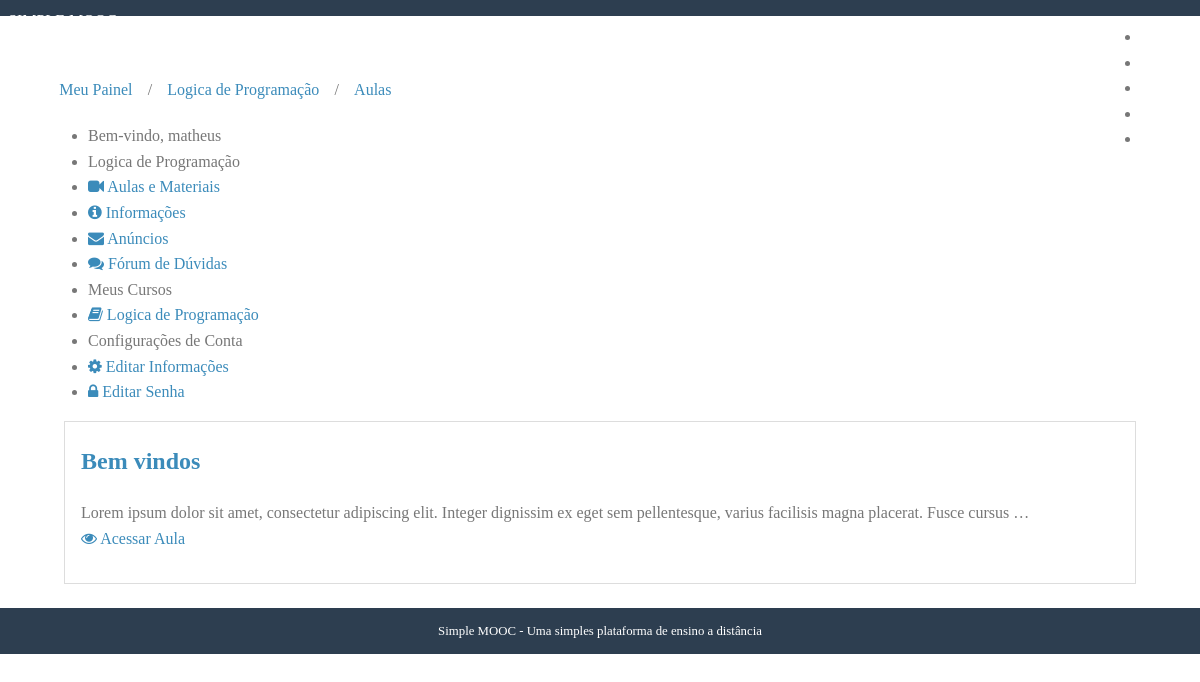
The page /cursos/logica-de-programacao/aulas/ (signed in) on the database its author committed.
### simplemooc/courses/models.py (models this page shows, shortened)
class Course(models.Model):
    name = models.CharField('Nome', max_length=100)
    slug = models.SlugField('Atalho')
    description = models.TextField('Descrição Simples', blank=True)
    about = models.TextField('Sobre o Curso', blank=True)
    startDate = models.DateField('Data de Ínicio', null=True, blank=True)
    image = models.ImageField(
        'Imagem', upload_to='courses/images', null=True, blank=True)
    createdAt = models.DateTimeField('Criado em', auto_now_add=True)
    updatedAt = models.DateTimeField('Atualizado em', auto_now=True)
    objects = CourseManager()
    def __str__(self):
        return self.name
    class Meta:
        verbose_name = 'Curso'
        verbose_name_plural = 'Cursos'
        ordering = ['name']

class Enrollment(models.Model):
    STATUS_CHOICES = (
        (0, 'Pendente'),
        (1, 'Inscrito'),
        (2, 'Cancelado'),
        (3, 'Recusado'),
    )
    user = models.ForeignKey(settings.AUTH_USER_MODEL,
                             verbose_name='Usuário', related_name='enrollments', on_delete=models.DO_NOTHING)
    course = models.ForeignKey(
        Course, verbose_name='Curso', related_name='enrollments',  on_delete=models.DO_NOTHING)
    status = models.IntegerField(
        'Situação', choices=STATUS_CHOICES, default=0, blank=True)
    created_at = models.DateTimeField('Criado em', auto_now_add=True)
    updated_at = models.DateTimeField('Atualizado em', auto_now=True)
    class Meta:
        verbose_name = 'Inscrição'
        verbose_name_plural = 'Inscrições'
        unique_together = (
            ('user', 'course'),
        )

class Lesson(models.Model):
    course = models.ForeignKey(Course, verbose_name='Curso', related_name='lessons', on_delete=models.CASCADE)
    name = models.CharField('Nome', max_length=100)
    description = models.TextField('Descrição', blank=True)
    number = models.IntegerField('Número (ordem)', blank=True, default = 0)
    release_date = models.DateField('Data de Liberação', blank=True, null=True)
    created_at = models.DateTimeField('Criado em', auto_now_add=True)
    updated_at = models.DateTimeField('Atualizado em', auto_now=True)
    def __str__(self):
        return self.name
    class Meta:
        verbose_name = 'Aula'
        verbose_name_plural = 'Aulas'
        ordering = ['number']

### simplemooc/accounts/models.py (models this page shows, shortened)
class User(AbstractBaseUser, PermissionsMixin):
    username = models.CharField('Nome de Usuario', max_length=30, unique=True,
    validators=[validators.RegexValidator(re.compile('^[\w.@+-]+$'),
            'O nome de Usuário só pode conter letras, números ou os seguintes caracteres: @/./+/-/_', 'invalid')])
    email = models.EmailField('E-mail', unique=True)
    name = models.CharField('Nome', max_length=100, blank=True)
    is_active = models.BooleanField('Está Ativo?', blank=True, default=True)
    is_staff = models.BooleanField('É da equipe?', blank=True, default=False)
    date_joined = models.DateTimeField('Data de Entrada', auto_now_add=True)
    objects = UserManager()
    USERNAME_FIELD = 'username'
    REQUIRED_FIELDS =['email']
    def __str__(self):
        return self.name or self.username
    class Meta:
        verbose_name = 'Usuário'
        verbose_name_plural = 'Usuários'

### simplemooc/courses/decorators.py (the view, shortened to what this page needs)
    def _wrapper(request, *args, **kwargs):
        slug = kwargs['slug']
        course = get_object_or_404(Course, slug=slug)
        has_permission = request.user.is_staff
        if not has_permission:
            messages.error(request, message)
            return redirect('accounts:dashboard')
        request.course = course
        return view_func(request, *args, **kwargs)

### simplemooc/courses/templatetags/courses_tags.py (called while the page is built)
@register.inclusion_tag('courses/templatetags/my_courses.html')
def my_courses(user):
    enrollments = Enrollment.objects.filter(user=user)
    context = {'enrollments': enrollments}
    return context

### simplemooc/courses/views.py (called while the page is built)
@login_required
@enrollment_required
def show_lessons(request, slug):
    course = request.course
    if request.user.is_staff:
        lessons = course.lessons.all()
    else:
        lessons = course.release_lessons()
    template_name = 'courses/lessons.html'
    context = {'course':course,
                'lessons':lessons}
    return render(request,template_name, context)

### simplemooc/courses/templates/courses/lessons.html
{% extends "courses/course_dashboard.html" %}
{% block breadcrumb %}
    {{ block.super }}
    <li>/</li>
    <li><a href="{% url 'course:lessons' course.slug %}">Aulas</a></li>
{% endblock %}
{% block dashboard_content %}
{% for lesson in lessons %}
<div class="well">
    <h2><a href="{% url 'course:lesson' course.slug lesson.pk %}">{{ lesson }}</a></h2>
    <p>
        {{ lesson.description|truncatewords:'20' }}
        <br />
        <a href=""{% url 'course:lesson' course.slug lesson.pk %}"" title="">
        <i class="fa fa-eye"></i>
        Acessar Aula
        </a>
    </p>
</div>
{% empty %}
<div class="well">
    <h2>
        Nenhuma aula disponível.
    </h2>
</div>
{% endfor %}
{% endblock %}

### simplemooc/courses/templates/courses/course_dashboard.html
{% extends "accounts/dashboard.html" %}
{% block breadcrumb %}
    {{ block.super }}
    <li>/</li>
    <li><a href="{% url 'course:announcements' course.slug %}">{{ course }}</a></li>
{% endblock %}
{% block menu_options %}
<li class="pure-menu-heading">
    {{ course }}
</li>
<li>
    <a href="{% url 'course:lessons' course.slug %}">
        <i class="fa fa-video-camera"></i>
        Aulas e Materiais
    </a>
</li>
<li>
    <a href="#">
        <i class="fa fa-info-circle"></i>
        Informações
    </a>
</li>
<li>
    <a href="#">
        <i class="fa fa-envelope"></i>
        Anúncios
    </a>
</li>
<li>
    <a href="#">
        <i class="fa fa-comments"></i>
        Fórum de Dúvidas
    </a>
</li>
{{ block.super }}
{% endblock %}

### simplemooc/accounts/templates/accounts/dashboard.html (shortened to what this page needs)
{% extends "base.html" %}
{% load courses_tags %}
{% block content %}
<div class="pure-g-r content-ribbon">
    <div class="pure-u-1">
        <ul class="breadcrumb">
            {% block breadcrumb %}
            <li><a href="{% url 'accounts:dashboard' %}">Meu Painel</a></li>
            {% endblock %}
        </ul>
    </div>
    <div class="pure-u-1-3">
        <div class="pure-menu pure-menu-open">
            <ul>
                <li class="pure-menu-heading">
                    Bem-vindo, {{ user }}
                </li>
                {% block menu_options %}
                {% my_courses user %}
                <li class="pure-menu-heading">Configurações de Conta</li>
                <li>
                    <a href="{% url 'accounts:edit' %}">
                    <i class="fa fa-cog"></i>
                    Editar Informações
                    </a>
                </li>
                <li>
                    <a href="{% url 'accounts:edit_password' %}">
                    <i class="fa fa-lock"></i>
                    Editar Senha
                    </a>
                </li>
                {% endblock %}
            </ul>
        </div>
    </div>
    <div class="pure-u-2-3">
        <div class="inner">
            {% block dashboard_content %}{% endblock %}
        </div>
    </div>
</div>
{% endblock %}

### simplemooc/courses/templates/courses/templatetags/my_courses.html
<li class="pure-menu-heading">Meus Cursos</li>
{% for enrollment in enrollments %}
<li><a href="#">
    <i class="fa fa-book"></i>
    {{ enrollment.course }}</a></li>
{% empty %}
<li>Nenhum curso encontrado</li>
{% endfor %}

### simplemooc/core/static/css/styles.css (style rules this page uses)
* { -webkit-box-sizing: border-box; -moz-box-sizing: border-box; box-sizing: border-box; }
body { margin: 0 auto; line-height: 1.7em; }
a { color: #3b8bba; }
.content .content-ribbon { margin: 1.5em 3em; }
.inner { padding: 0em 1em; }
.inner p { margin-top: 0; }
ul.breadcrumb { padding: 0; }
ul.breadcrumb li { display: inline-block; }
ul.breadcrumb li a { display: inline-block; padding: 0.3em 0.7em; }
body { min-width: 320px; color: #777; line-height: 1.6; }
h1, h2, h3, h4, h5, h6 { font-weight: bold; color: rgb(75, 75, 75); }
a { color: #3b8bba; text-decoration: none; }
.well { border: 1px solid #ddd; padding: 0em 1em 1em 1em; margin-bottom: 1.5em; }

### rows shown on the page
Course: name "Logica de Programação"
User: name+username "matheus"
Enrollment: course "Logica de Programação"
Lesson: name "Bem vindos", description "Lorem ipsum dolor sit amet, consectetur adipiscing elit. Integer dignissim ex eget sem pellentesque, varius facilisis magna placerat. Fusce cursus …"
